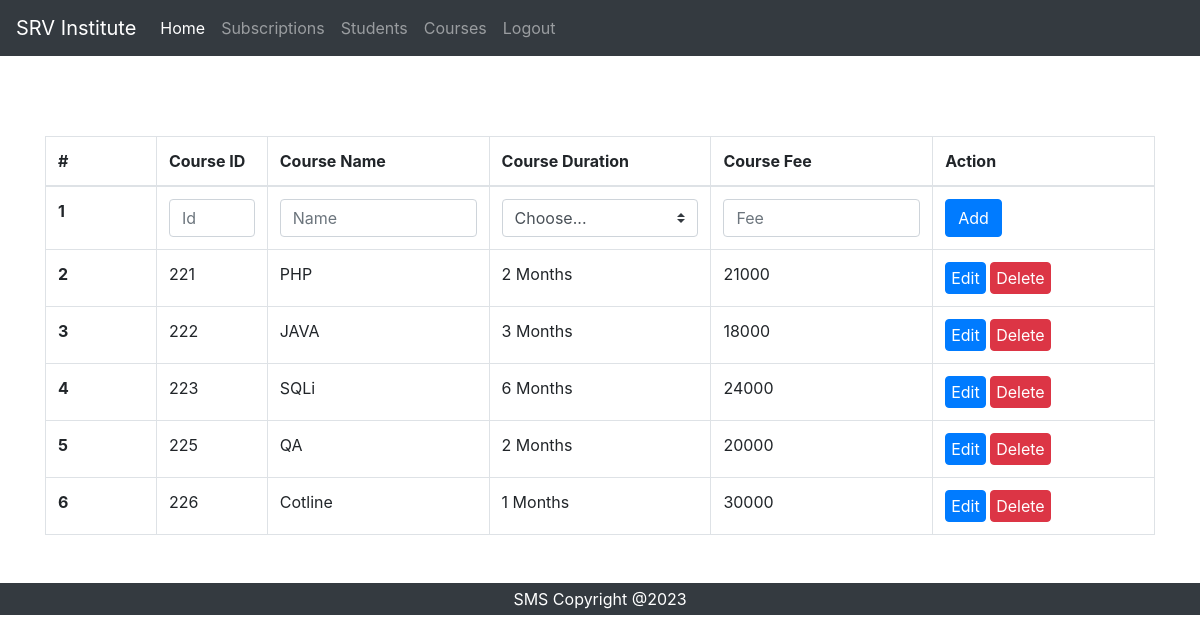
/courseDetails.php (signed in), run on the app's committed database.
### tables this page shows
CREATE TABLE `coursedetails` (
  `courseId` int(10) NOT NULL,
  `courseName` varchar(100) NOT NULL,
  `courseDuration` varchar(100) NOT NULL,
  `courseFee` int(100) NOT NULL
);

### courseDetails.php (the view, shortened to what this page needs)
<?php
  require './header.php';
  require './partials/_nav.php';
  include_once './db.php';
?>
<div class="container">
    <table class="table table-bordered" style="margin-top:80px">
        <thead>
            <tr>
            <th width="10%">#</th>
            <th width="10%">Course ID</th>
            <th width="20%">Course Name</th>
            <th width="20%">Course Duration</th>
            <th width="20%">Course Fee</th>
            <th width="20%">Action</th>
            </tr>
        </thead>
        <tbody>
            <tr>
                <form name="course" method="post" action="<?php echo htmlspecialchars($_SERVER["PHP_SELF"]);?>" id="form1">
                    <th scope="row">1</th>
                    <td>
                        <input type="text" name="courseId" class="form-control" placeholder="Id"/>
                    </td>
                    <td>
                        <input type="text" name="courseName" class="form-control" placeholder="Name"/>
                    </td>
                    <td>
                        <select class="custom-select" name="courseDuration">
                            <option value="">Choose...</option>
                        </select>
                    </td>
                    <td>
                        <input type="text" name="courseFee" class="form-control" placeholder="Fee"/>
                    </td>
                    <td>
                        <input type="submit" class="btn btn-primary" name="add-submit" value="Add" />
                    </td>
                </form>
            </tr>
            <?php
                $sql = "select * from coursedetails";
                $retval = mysqli_query($conn, $sql);
                $num = mysqli_num_rows($retval);
                $counter = 1;
                if($num > 0){
                    while($row = mysqli_fetch_array($retval)) {
                    $counter++;
            ?>
            <tr>
                <form name="course" method="post" action="<?php echo htmlspecialchars($_SERVER["PHP_SELF"]);?>" id="form2">
                    <th scope="row"><?php echo $counter; ?></th>
                    <td>
                        <span id="showDataField_<?php echo $counter ?>_1"><?php echo $row[0]?></span>
                    </td>
                    <td>
                        <span id="showDataField_<?php echo $counter ?>_3"><?php echo $row[1]?></span>
                    </td>
                    <td>
                        <span id="showDataField_<?php echo $counter ?>_5"><?php echo $row[2]?></span>
                    </td>
                    <td>
                        <span id="showDataField_<?php echo $counter ?>_7"><?php echo $row[3]?></span>
                    </td>
                    <td>
                        <button type="button" id="showDataField_<?php echo $counter ?>_9"class="btn btn-primary" style="padding:3px 5px;" onclick="showEditableFields('<?php echo $counter ?>',this); return false;">Edit</button>
                        <input type="submit" class="btn btn-danger" name="delete-submit" value="Delete" style="padding:3px 5px;" />
                    </td>
                </form>
            </tr>
            <?php
                }
            }
            ?>
        </tbody>
    </table>
</div>
<?php
 require './footer.php';
?>

### data on the page
coursedetails: courseId "221", courseName "PHP", courseDuration "2 Months", courseFee "21000"
coursedetails: courseId "222", courseName "JAVA", courseDuration "3 Months", courseFee "18000"
coursedetails: courseId "223", courseName "SQLi", courseDuration "6 Months", courseFee "24000"
coursedetails: courseId "225", courseName "QA", courseDuration "2 Months", courseFee "20000"
coursedetails: courseId "226", courseName "Cotline", courseDuration "1 Months", courseFee "30000"
